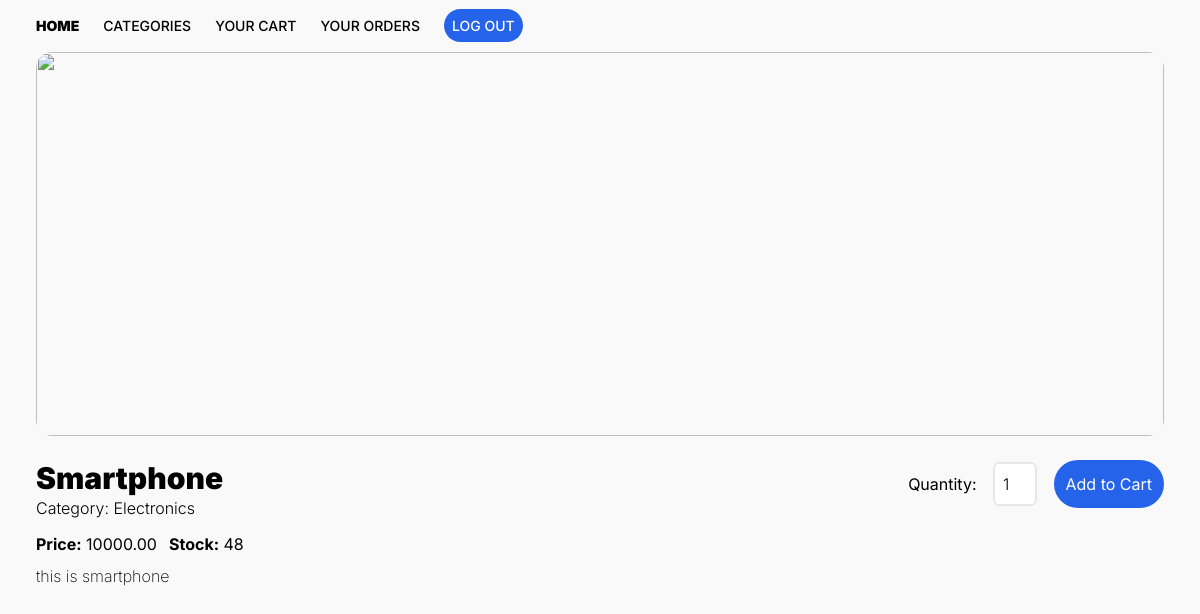
Before: /app/1 with the older database file.
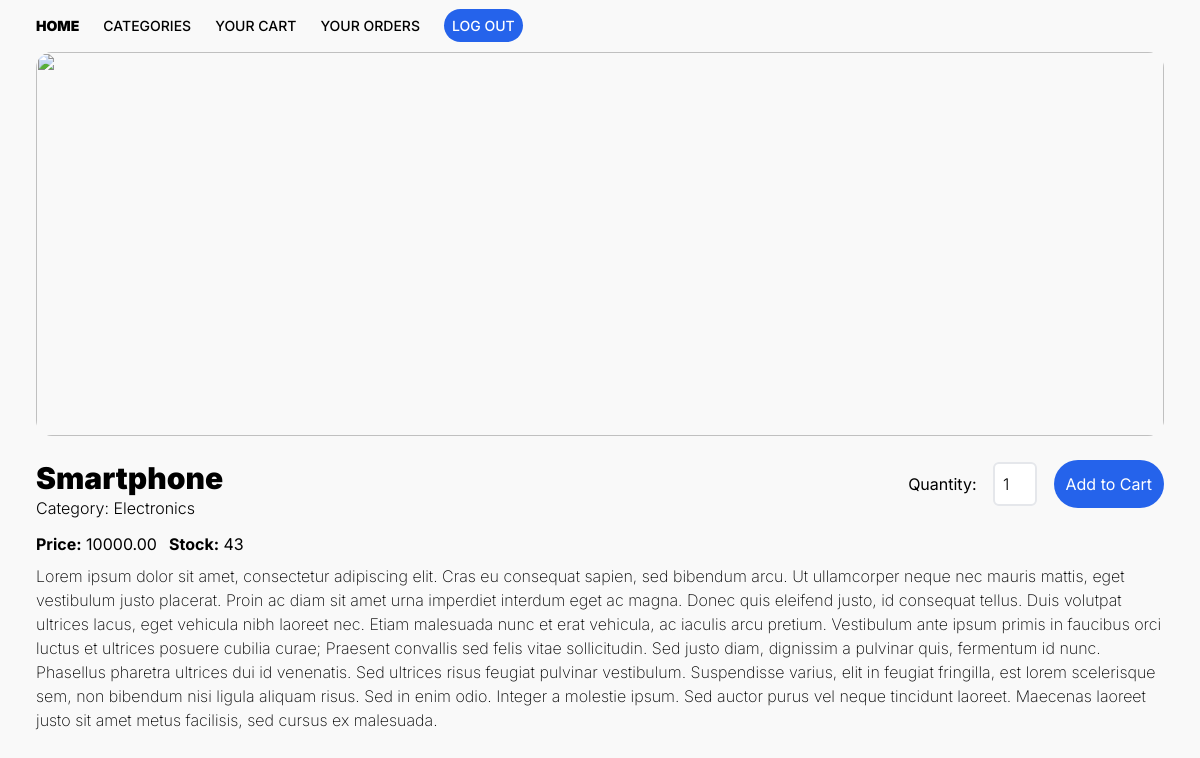
After: the same page with the newer database file.
### app/models.py (models this page shows, shortened)
class Product(models.Model):
    name = models.CharField(max_length=255)
    description = models.TextField()
    price = models.DecimalField(max_digits=10, decimal_places=2)
    quantity_available = models.IntegerField()
    category = models.ForeignKey(Category, on_delete=models.CASCADE)

class Category(models.Model):
    name = models.CharField(max_length=100)
    description = models.TextField()

### app/views.py (the view)
# urls.py: path("<int:product_id>", views.product, name="product"),
def product(request, product_id):
    product = Product.objects.get(pk=product_id)
    return render(request, "app/product.html", {
        "product": product,
    })

### app/templates/app/product.html (shortened to what this page needs)
{% extends "app/layout.html" %}
{% block body %}
    <div>
        <nav>
            <ul class="flex justify-start py-4 text-sm font-medium uppercase">
                <li class="px-3 font-black"><a href="{% url 'app' %}">Home</a></li>
                <li class="px-3"><a href="">Categories</a></li>
                <li class="px-3"><a href="{% url 'view_cart' %}">Your Cart</a></li>
                <li class="px-3"><a href="{% url 'view_order' %}">Your Orders</a></li>
                <li class="px-3">
                    <a href="{% url 'logout' %}" class="bg-blue-600 text-white p-2 rounded-3xl">Log out</a>
                </li>
            </ul>
        </nav>
        <div class="px-3">
            <div class="pb-3">
                <img class="object-cover rounded-2xl w-full h-96" src="https://images.pexels.com/photos/7974/pexels-photo.jpg?auto=compress&cs=tinysrgb&w=1260&h=750&dpr=2">
            </div>
            <div class="pt-3">
                <div class="flex justify-between">
                    <div>
                        <h1 class="text-3xl font-black">{{ product.name }}</h1>
                        <div class="text-md pt-0 font-light">Category: {{ product.category.name }}</div>
                    </div>
                    <div>
                        <form action="{% url 'add_to_cart' product.id %}" method="post">
                            <label for="quantity">Quantity:</label>
                            <input type="number" id="quantity" name="quantity" value="1" min="1" class="w-11 font-light rounded-md mx-3 p-2 border-2">
                            <input type="submit" class="bg-blue-600 p-3 rounded-3xl text-white" value="Add to Cart">
                        </form>
                    </div>
                </div>
                <div class="pt-3 flex justify-start">
                    <div><b>Price:</b> {{ product.price }}</div>
                    <div class="px-3"><b>Stock:</b> {{ product.quantity_available }}</div>
                </div>
                <div class="pt-2 font-extralight">{{ product.description }}</div>
            </div>
        </div>
    </div>
{% endblock %}

Changed rows visible on the page:
changed Product "Smartphone": quantity_available "48" → "43"; description "this is smartphone" → "Lorem ipsum dolor sit amet, consectetur adipiscing elit. Cras eu consequat sapien, sed bibendum arcu. Ut ullamcorper neque nec mauris mattis, eget vestibulum justo placerat. Proin ac diam sit amet urna imperdiet interdum eget ac magna. Donec quis eleifend justo, id consequat tellus. Duis volutpat ultrices lacus, eget vehicula nibh laoreet nec. Etiam malesuada nunc et erat vehicula, ac iaculis arcu pretium. Vestibulum ante ipsum primis in faucibus orci luctus et ultrices posuere cubilia curae; Praesent convallis sed felis vitae sollicitudin. Sed justo diam, dignissim a pulvinar quis, fermentum id nunc. Phasellus pharetra ultrices dui id venenatis. Sed ultrices risus feugiat pulvinar…"
